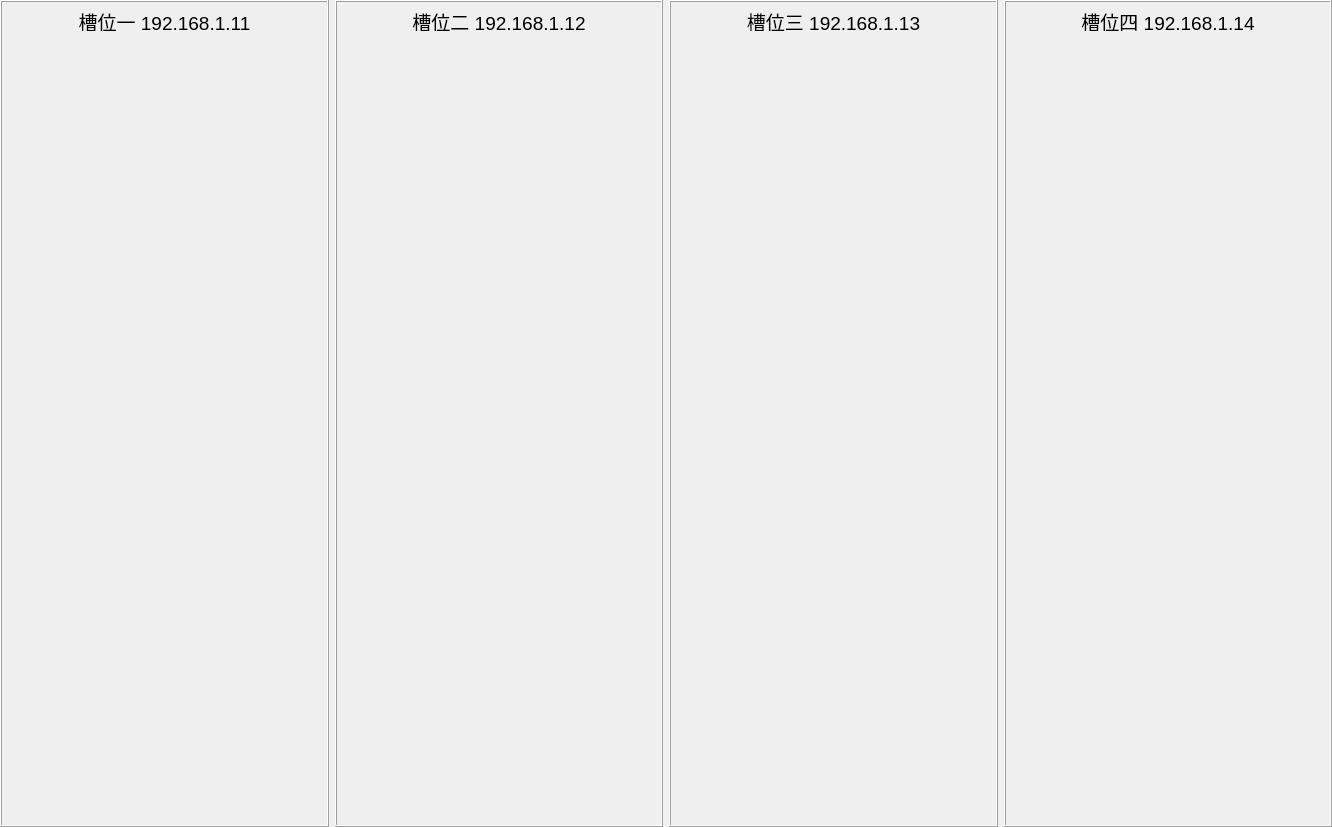
<?xml version="1.0" encoding="UTF-8"?>
<ui version="4.0">
 <class>WidgetModel6</class>
 <widget class="QWidget" name="WidgetModel6">
  <property name="geometry">
   <rect>
    <x>0</x>
    <y>0</y>
    <width>1332</width>
    <height>827</height>
   </rect>
  </property>
  <property name="windowTitle">
   <string>Form</string>
  </property>
  <layout class="QVBoxLayout" name="verticalLayout_5">
   <property name="leftMargin">
    <number>0</number>
   </property>
   <property name="topMargin">
    <number>0</number>
   </property>
   <property name="rightMargin">
    <number>0</number>
   </property>
   <property name="bottomMargin">
    <number>0</number>
   </property>
   <item>
    <layout class="QHBoxLayout" name="horizontalLayout">
     <item>
      <widget class="QFrame" name="frame">
       <property name="frameShape">
        <enum>QFrame::Box</enum>
       </property>
       <property name="frameShadow">
        <enum>QFrame::Raised</enum>
       </property>
       <property name="lineWidth">
        <number>1</number>
       </property>
       <layout class="QVBoxLayout" name="verticalLayout_4">
        <item>
         <widget class="QLabel" name="label">
          <property name="minimumSize">
           <size>
            <width>0</width>
            <height>20</height>
           </size>
          </property>
          <property name="maximumSize">
           <size>
            <width>16777215</width>
            <height>20</height>
           </size>
          </property>
          <property name="font">
           <font>
            <pointsize>14</pointsize>
           </font>
          </property>
          <property name="text">
           <string>槽位一 192.168.1.11</string>
          </property>
          <property name="alignment">
           <set>Qt::AlignCenter</set>
          </property>
         </widget>
        </item>
        <item>
         <widget class="XyResultLabel" name="slot1Result">
          <property name="minimumSize">
           <size>
            <width>300</width>
            <height>35</height>
           </size>
          </property>
          <property name="maximumSize">
           <size>
            <width>16777215</width>
            <height>35</height>
           </size>
          </property>
         </widget>
        </item>
        <item>
         <widget class="VideoWidget" name="slot1Video" native="true">
          <property name="minimumSize">
           <size>
            <width>300</width>
            <height>220</height>
           </size>
          </property>
         </widget>
        </item>
        <item>
         <widget class="XyProcessLog" name="slot1Process" native="true">
          <property name="minimumSize">
           <size>
            <width>300</width>
            <height>400</height>
           </size>
          </property>
         </widget>
        </item>
       </layout>
      </widget>
     </item>
     <item>
      <widget class="QFrame" name="frame_2">
       <property name="frameShape">
        <enum>QFrame::Box</enum>
       </property>
       <property name="frameShadow">
        <enum>QFrame::Raised</enum>
       </property>
       <layout class="QVBoxLayout" name="verticalLayout">
        <item>
         <widget class="QLabel" name="label_2">
          <property name="minimumSize">
           <size>
            <width>0</width>
            <height>20</height>
           </size>
          </property>
          <property name="maximumSize">
           <size>
            <width>16777215</width>
            <height>20</height>
           </size>
          </property>
          <property name="font">
           <font>
            <pointsize>14</pointsize>
           </font>
          </property>
          <property name="text">
           <string>槽位二 192.168.1.12</string>
          </property>
          <property name="alignment">
           <set>Qt::AlignCenter</set>
          </property>
         </widget>
        </item>
        <item>
         <widget class="XyResultLabel" name="slot2Result">
          <property name="minimumSize">
           <size>
            <width>300</width>
            <height>35</height>
           </size>
          </property>
          <property name="maximumSize">
           <size>
            <width>16777215</width>
            <height>35</height>
           </size>
          </property>
         </widget>
        </item>
        <item>
         <widget class="VideoWidget" name="slot2Video" native="true">
          <property name="minimumSize">
           <size>
            <width>300</width>
            <height>220</height>
           </size>
          </property>
         </widget>
        </item>
        <item>
         <widget class="XyProcessLog" name="slot2Process" native="true">
          <property name="minimumSize">
           <size>
            <width>300</width>
            <height>400</height>
           </size>
          </property>
         </widget>
        </item>
       </layout>
      </widget>
     </item>
     <item>
      <widget class="QFrame" name="frame_3">
       <property name="frameShape">
        <enum>QFrame::Box</enum>
       </property>
       <property name="frameShadow">
        <enum>QFrame::Raised</enum>
       </property>
       <layout class="QVBoxLayout" name="verticalLayout_2">
        <item>
         <widget class="QLabel" name="label_3">
          <property name="minimumSize">
           <size>
            <width>0</width>
            <height>20</height>
           </size>
          </property>
          <property name="maximumSize">
           <size>
            <width>16777215</width>
            <height>20</height>
           </size>
          </property>
          <property name="font">
           <font>
            <pointsize>14</pointsize>
           </font>
          </property>
          <property name="text">
           <string>槽位三 192.168.1.13</string>
          </property>
          <property name="alignment">
           <set>Qt::AlignCenter</set>
          </property>
         </widget>
        </item>
        <item>
         <widget class="XyResultLabel" name="slot3Result">
          <property name="minimumSize">
           <size>
            <width>300</width>
            <height>35</height>
           </size>
          </property>
          <property name="maximumSize">
           <size>
            <width>16777215</width>
            <height>35</height>
           </size>
          </property>
         </widget>
        </item>
        <item>
         <widget class="VideoWidget" name="slot3Video" native="true">
          <property name="minimumSize">
           <size>
            <width>300</width>
            <height>220</height>
           </size>
          </property>
         </widget>
        </item>
        <item>
         <widget class="XyProcessLog" name="slot3Process" native="true">
          <property name="minimumSize">
           <size>
            <width>300</width>
            <height>400</height>
           </size>
          </property>
         </widget>
        </item>
       </layout>
      </widget>
     </item>
     <item>
      <widget class="QFrame" name="frame_4">
       <property name="frameShape">
        <enum>QFrame::Box</enum>
       </property>
       <property name="frameShadow">
        <enum>QFrame::Raised</enum>
       </property>
       <layout class="QVBoxLayout" name="verticalLayout_3">
        <item>
         <widget class="QLabel" name="label_4">
          <property name="minimumSize">
           <size>
            <width>0</width>
            <height>20</height>
           </size>
          </property>
          <property name="maximumSize">
           <size>
            <width>16777215</width>
            <height>20</height>
           </size>
          </property>
          <property name="font">
           <font>
            <pointsize>14</pointsize>
           </font>
          </property>
          <property name="text">
           <string>槽位四 192.168.1.14</string>
          </property>
          <property name="alignment">
           <set>Qt::AlignCenter</set>
          </property>
         </widget>
        </item>
        <item>
         <widget class="XyResultLabel" name="slot4Result">
          <property name="minimumSize">
           <size>
            <width>300</width>
            <height>35</height>
           </size>
          </property>
          <property name="maximumSize">
           <size>
            <width>16777215</width>
            <height>35</height>
           </size>
          </property>
         </widget>
        </item>
        <item>
         <widget class="VideoWidget" name="slot4Video" native="true">
          <property name="minimumSize">
           <size>
            <width>300</width>
            <height>220</height>
           </size>
          </property>
         </widget>
        </item>
        <item>
         <widget class="XyProcessLog" name="slot4Process" native="true">
          <property name="minimumSize">
           <size>
            <width>300</width>
            <height>400</height>
           </size>
          </property>
         </widget>
        </item>
       </layout>
      </widget>
     </item>
    </layout>
   </item>
  </layout>
 </widget>
 <customwidgets>
  <customwidget>
   <class>VideoWidget</class>
   <extends>QWidget</extends>
   <header>videowidget.h</header>
   <container>1</container>
  </customwidget>
  <customwidget>
   <class>XyResultLabel</class>
   <extends>QLabel</extends>
   <header>XyResultLabel.h</header>
   <container>1</container>
  </customwidget>
  <customwidget>
   <class>XyProcessLog</class>
   <extends>QWidget</extends>
   <header location="global">XyProcessLog.h</header>
   <container>1</container>
  </customwidget>
 </customwidgets>
 <resources/>
 <connections/>
</ui>
